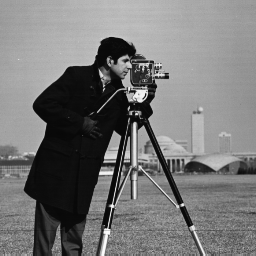
#> input picture Advanced-Image-Processing/Assignment 3/cameraman.tif, 256 x 256 px
$ jupyter execute --allow-errors 'Problem 1.ipynb'
#> lines starting #> are read from the running program, lines starting #| are printed output that depends on the picture
### Advanced-Image-Processing/Assignment 3/helper.py
import cv2 as cv
import numpy as np
import pandas as pd
import matplotlib.pyplot as plt
import helper as hp
plt.style.use('ggplot')
import time
from IPython.display import display, HTML
import os

# [5 lines left out: function wait, not called in this run]

def viewImage(name, img):
    img = cv.normalize(img, img, alpha=255, beta=0, norm_type = cv.NORM_MINMAX, dtype = cv.CV_16UC1)
    cv.imshow(name, img)

def getMSE(img_new, img_org):
    rows, cols = img_new.shape
    return np.sum((img_org - img_new)*(img_org -  img_new)) / (rows*cols)

def show(img, title='',  size=(8,5)):
    plt.rcParams["figure.figsize"] = size;
    plt.imshow(img, cmap='gray'), plt.title(title), plt.xticks([]), plt.yticks([]);
    plt.show()

def subShow(i, j, k, img, title = ''):
    plt.subplot(i,j,k), plt.imshow(img, cmap='gray'), plt.title(title), plt.xticks([]), plt.yticks([]);

def cvShow(img, title=' '):
    cv.imshow(title, img)
    wait(10000)

# [4 lines left out: function gaussianKernel, not called in this run]

def normImg(img):
    return cv.normalize(img, img, alpha=255, beta=0, norm_type = cv.NORM_MINMAX, dtype = cv.CV_8UC1)

# [4 lines left out: function saturate, not called in this run]

tableau20 = [(31, 119, 180), (174, 199, 232), (255, 127, 14), (255, 187, 120),
             (44, 160, 44), (152, 223, 138), (214, 39, 40), (255, 152, 150),
             (148, 103, 189), (197, 176, 213), (140, 86, 75), (196, 156, 148),
             (227, 119, 194), (247, 182, 210), (127, 127, 127), (199, 199, 199),
             (188, 189, 34), (219, 219, 141), (23, 190, 207), (158, 218, 229)]

for i in range(len(tableau20)):
    r, g, b = tableau20[i]
    tableau20[i] = (r / 255., g / 255., b / 255.)

# Create BRISK object

### Advanced-Image-Processing/Assignment 3/Problem 1.ipynb
[cell 1]
import numpy as np
import pandas as pd
import cv2 as cv
import matplotlib.pyplot as plt
import helper as hp
from bitstring import BitArray, BitStream
import os
plt.style.use('classic')

def getSize(filename):
    st = os.stat(filename)
    return st.st_size

### Load Image

[cell 2]
img = cv.imread('./cameraman.tif', 0)
#> img is the input picture: shape (256, 256); min 7, max 253, mean 118.7
rows, cols = img.shape
#> rows = 256; cols = 256
img = np.float32(img)
hp.show(img)
#> (the call stopped at in show, `plt.imshow(img, cmap='gray'), plt.title(title), plt.xticks([]), plt.yt..`: IPython is not available in this run)

## Part - 1

### Compute DCT matrix

[cell 3]
# *******************************************Generates the DCT matrix*******************************************
def getDCT(n):
    x = np.arange(0, n, 1, np.float32)
    y = np.arange(0, n, 1, np.float32)

    cc,rr = np.meshgrid(x, y)
    c = np.sqrt(2/n) * np.cos(np.pi * (2*cc + 1) * rr / (2 * n))
    c[0,:] = c[0,:] / np.sqrt(2)

    return c;

# *******************************************Generates the quantization matrix********************************
def quantMat(a, b, c, d):
    mat = np.float32(
                    [[d,d,a,a,b,b,b,b],
                     [d,d,a,a,b,b,b,b],
                     [a,a,a,a,b,b,b,b],
                     [a,a,a,a,b,b,b,b],
                     [b,b,b,b,c,c,c,c],
                     [b,b,b,b,c,c,c,c],
                     [b,b,b,b,c,c,c,c],
                     [b,b,b,b,c,c,c,c]]
          );
    return mat;

# ******************************************Computes DCT Transform*******************************************
def DCT_transf(img, a, b, c, d):
    # Center image intensity
#> called with a = 20, b = 40, c = 100, d = 10
    img_cen = img - np.ones(img.shape, np.float32) * 127.0

    BLK_SIZE = 8;
    num_rows = int(np.floor(rows / BLK_SIZE))
#> num_rows = 32
    num_cols = int(np.floor(cols / BLK_SIZE))
#> num_cols = 32
    Y = np.empty(img.shape, np.int16)
    Q = quantMat(a,b,c,d);
    DCT = getDCT(BLK_SIZE)

    # Iterate over all blocks
    for i in range(num_rows):
        for j in range(num_cols):
            x = img_cen[i*8 : i*8 + 8, j*8 : j*8 + 8]
            x = DCT @ x @ DCT.T
            y = np.floor((x / Q) + 0.5)
            Y[i*8 : i*8 + 8, j*8 : j*8 + 8] = y
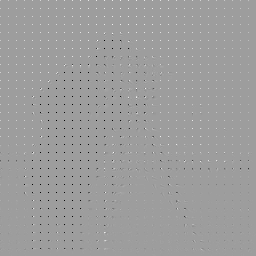
#> Y: shape (256, 256) int16; min -94, max 58, mean -0.1; drawn with min black and max white

    return Y


# *******************************************Computes inverse DCT*******************************************
# [17 lines left out: function inverseDCT, not called in this run]

# *******************************************Encodes a number (helper function)*****************************
def encodeNumber(num):
    if(num == 0):
        code = BitArray('0b0');
        return code;

    n = 1
    abs_num = abs(num)
    while(abs_num >= 2**n):
        n = n + 1

    ind = -1;
    if (num > 0):
        ind = int(num);
    else:
        ind = int(2**(n) - 1 + num)

    code = BitArray();
    code.append('0b' + '1'*n + '0')
    code.append('uint:' + str(n) + '=' + str(ind))
    return code

# *******************************************Encodes the entire Image*******************************************
def encodeImage(img):
    coded_img = ''

    count_zero = 0;

    for i in range(rows):
        for j in range(cols):
            y = img[i,j]
            if( encodeNumber(y).bin == '0'):
                count_zero += 1
            coded_img = coded_img + encodeNumber(y).bin
#> after the loop, coded_img = ''; count_zero = 0
#> after the loop, count_zero = 0
#> after the loop, count_zero = 0
#> after the loop, count_zero = 0

#     print('encode count', count_zero)
    return coded_img

# *******************************************Decodes a bitstring to a number************************************
# [34 lines left out: functions decodeNumber, decodeImage, not called in this run]

[cell 4]
# Computing DCT of Image
img_dct1 = DCT_transf(img,20,40,100,10)

# Encoding Image
#> (the rest of this cell did not finish here and is left out)

#### Part - 2

[cell 5]
def DCT_transf2(img, a, b, c, d):
    # Center image intensity
    img_cen = img - 127.0

    BLK_SIZE = 8;
    num_rows = int(np.floor(rows / BLK_SIZE))
    num_cols = int(np.floor(cols / BLK_SIZE))
    Y = np.empty(img.shape, np.int16)
    Q = quantMat(a,b,c,d);
    DCT = getDCT(BLK_SIZE)

    # Iterate over all blocks
    for i in range(num_rows):
        for j in range(num_cols):
            x = img_cen[i*8 : i*8 + 8, j*8 : j*8 + 8]
            x = DCT @ x @ DCT.T
            y = np.rint(x)
            Y[i*8 : i*8 + 8, j*8 : j*8 + 8] = y

    return Y

# [17 lines left out: function inverseDCT2, not called in this run]
